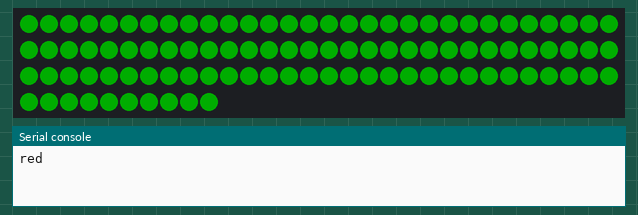
This program was run on a simulated CircuitPython board. Shown: 100 RGB LEDs in strip order, left to right, continuing on the next row, the last lines printed to the serial console. Dim RGB values are drawn brighter than linear. At 2.0 s the program ends and the board releases its pins; the recording ends there.

Above: at 0.1 s.
At 1.1 s:
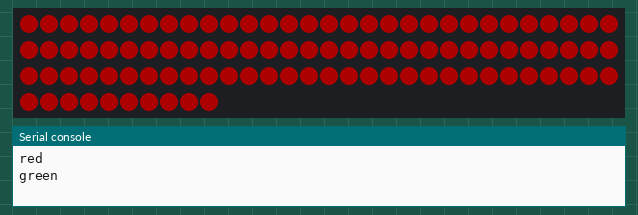

Measured:
- what the display in image 1 shows lasts 1.0 s, from 1.0 s to 2.0 s

The program:

practice03.py
```python
import time
import board
import neopixel


pixel_pin = board.D18
num_pixels = 100
ORDER = neopixel.GRB

pixels = neopixel.NeoPixel(
    pixel_pin, num_pixels, brightness=0.2, auto_write=False, pixel_order=ORDER
)

print("red")
pixels.fill((0, 255, 0)) # red
pixels.show()
time.sleep(1)

print("green")
pixels.fill((255, 0, 0)) # green
pixels.show()
time.sleep(1)

print("blue")
pixels.fill((0, 0, 255)) # blue
pixels.show()
```
